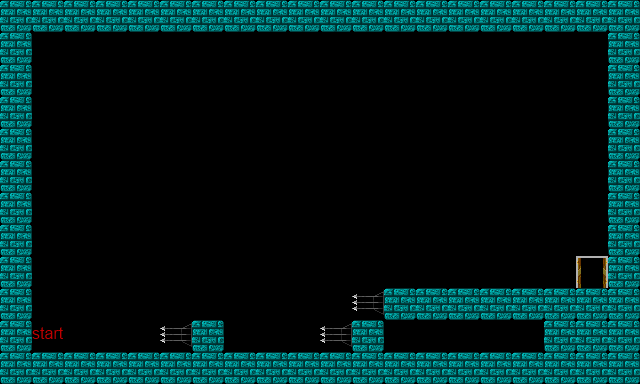

Rendered tile map (Tiled .tmx) drawn with the repository's tilesets; below, a short description and the full map source, tile grids included:
An orthogonal 20x12 tile map with 32x32 px tiles, 1 tile layer (Tile Layer 1).

<map version="1.0" orientation="orthogonal" width="20" height="12" tilewidth="32" tileheight="32">
 <tileset firstgid="1" name="map" tilewidth="32" tileheight="32">
  <image source="map.png" trans="000000" width="160" height="160" />
 </tileset>
 <layer name="Tile Layer 1" width="20" height="12">
  <data>
   <tile gid="1" />
   <tile gid="1" />
   <tile gid="1" />
   <tile gid="1" />
   <tile gid="1" />
   <tile gid="1" />
   <tile gid="1" />
   <tile gid="1" />
   <tile gid="1" />
   <tile gid="1" />
   <tile gid="1" />
   <tile gid="1" />
   <tile gid="1" />
   <tile gid="1" />
   <tile gid="1" />
   <tile gid="1" />
   <tile gid="1" />
   <tile gid="1" />
   <tile gid="1" />
   <tile gid="1" />
   <tile gid="1" />
   <tile gid="0" />
   <tile gid="0" />
   <tile gid="0" />
   <tile gid="0" />
   <tile gid="0" />
   <tile gid="0" />
   <tile gid="0" />
   <tile gid="0" />
   <tile gid="0" />
   <tile gid="0" />
   <tile gid="0" />
   <tile gid="0" />
   <tile gid="0" />
   <tile gid="0" />
   <tile gid="0" />
   <tile gid="0" />
   <tile gid="0" />
   <tile gid="0" />
   <tile gid="1" />
   <tile gid="1" />
   <tile gid="0" />
   <tile gid="0" />
   <tile gid="0" />
   <tile gid="0" />
   <tile gid="0" />
   <tile gid="0" />
   <tile gid="0" />
   <tile gid="0" />
   <tile gid="0" />
   <tile gid="0" />
   <tile gid="0" />
   <tile gid="0" />
   <tile gid="0" />
   <tile gid="0" />
   <tile gid="0" />
   <tile gid="0" />
   <tile gid="0" />
   <tile gid="0" />
   <tile gid="1" />
   <tile gid="1" />
   <tile gid="0" />
   <tile gid="0" />
   <tile gid="0" />
   <tile gid="0" />
   <tile gid="0" />
   <tile gid="0" />
   <tile gid="0" />
   <tile gid="0" />
   <tile gid="0" />
   <tile gid="0" />
   <tile gid="0" />
   <tile gid="0" />
   <tile gid="0" />
   <tile gid="0" />
   <tile gid="0" />
   <tile gid="0" />
   <tile gid="0" />
   <tile gid="0" />
   <tile gid="1" />
   <tile gid="1" />
   <tile gid="0" />
   <tile gid="0" />
   <tile gid="0" />
   <tile gid="0" />
   <tile gid="0" />
   <tile gid="0" />
   <tile gid="0" />
   <tile gid="0" />
   <tile gid="0" />
   <tile gid="0" />
   <tile gid="0" />
   <tile gid="0" />
   <tile gid="0" />
   <tile gid="0" />
   <tile gid="0" />
   <tile gid="0" />
   <tile gid="0" />
   <tile gid="0" />
   <tile gid="1" />
   <tile gid="1" />
   <tile gid="0" />
   <tile gid="0" />
   <tile gid="0" />
   <tile gid="0" />
   <tile gid="0" />
   <tile gid="0" />
   <tile gid="0" />
   <tile gid="0" />
   <tile gid="0" />
   <tile gid="0" />
   <tile gid="0" />
   <tile gid="0" />
   <tile gid="0" />
   <tile gid="0" />
   <tile gid="0" />
   <tile gid="0" />
   <tile gid="0" />
   <tile gid="0" />
   <tile gid="1" />
   <tile gid="1" />
   <tile gid="0" />
   <tile gid="0" />
   <tile gid="0" />
   <tile gid="0" />
   <tile gid="0" />
   <tile gid="0" />
   <tile gid="0" />
   <tile gid="0" />
   <tile gid="0" />
   <tile gid="0" />
   <tile gid="0" />
   <tile gid="0" />
   <tile gid="0" />
   <tile gid="0" />
   <tile gid="0" />
   <tile gid="0" />
   <tile gid="0" />
   <tile gid="0" />
   <tile gid="1" />
   <tile gid="1" />
   <tile gid="0" />
   <tile gid="0" />
   <tile gid="0" />
   <tile gid="0" />
   <tile gid="0" />
   <tile gid="0" />
   <tile gid="0" />
   <tile gid="0" />
   <tile gid="0" />
   <tile gid="0" />
   <tile gid="0" />
   <tile gid="0" />
   <tile gid="0" />
   <tile gid="0" />
   <tile gid="0" />
   <tile gid="0" />
   <tile gid="0" />
   <tile gid="0" />
   <tile gid="1" />
   <tile gid="1" />
   <tile gid="0" />
   <tile gid="0" />
   <tile gid="0" />
   <tile gid="0" />
   <tile gid="0" />
   <tile gid="0" />
   <tile gid="0" />
   <tile gid="0" />
   <tile gid="0" />
   <tile gid="0" />
   <tile gid="0" />
   <tile gid="0" />
   <tile gid="0" />
   <tile gid="0" />
   <tile gid="0" />
   <tile gid="0" />
   <tile gid="0" />
   <tile gid="6" />
   <tile gid="1" />
   <tile gid="1" />
   <tile gid="0" />
   <tile gid="0" />
   <tile gid="0" />
   <tile gid="0" />
   <tile gid="0" />
   <tile gid="0" />
   <tile gid="0" />
   <tile gid="0" />
   <tile gid="0" />
   <tile gid="0" />
   <tile gid="16" />
   <tile gid="1" />
   <tile gid="1" />
   <tile gid="1" />
   <tile gid="1" />
   <tile gid="1" />
   <tile gid="1" />
   <tile gid="1" />
   <tile gid="1" />
   <tile gid="1" />
   <tile gid="21" />
   <tile gid="0" />
   <tile gid="0" />
   <tile gid="0" />
   <tile gid="16" />
   <tile gid="1" />
   <tile gid="0" />
   <tile gid="0" />
   <tile gid="0" />
   <tile gid="16" />
   <tile gid="1" />
   <tile gid="0" />
   <tile gid="0" />
   <tile gid="0" />
   <tile gid="0" />
   <tile gid="0" />
   <tile gid="1" />
   <tile gid="1" />
   <tile gid="1" />
   <tile gid="1" />
   <tile gid="1" />
   <tile gid="1" />
   <tile gid="1" />
   <tile gid="1" />
   <tile gid="1" />
   <tile gid="1" />
   <tile gid="1" />
   <tile gid="1" />
   <tile gid="1" />
   <tile gid="1" />
   <tile gid="1" />
   <tile gid="1" />
   <tile gid="1" />
   <tile gid="1" />
   <tile gid="1" />
   <tile gid="1" />
   <tile gid="1" />
   <tile gid="1" />
   <tile gid="1" />
  </data>
 </layer>
</map>
